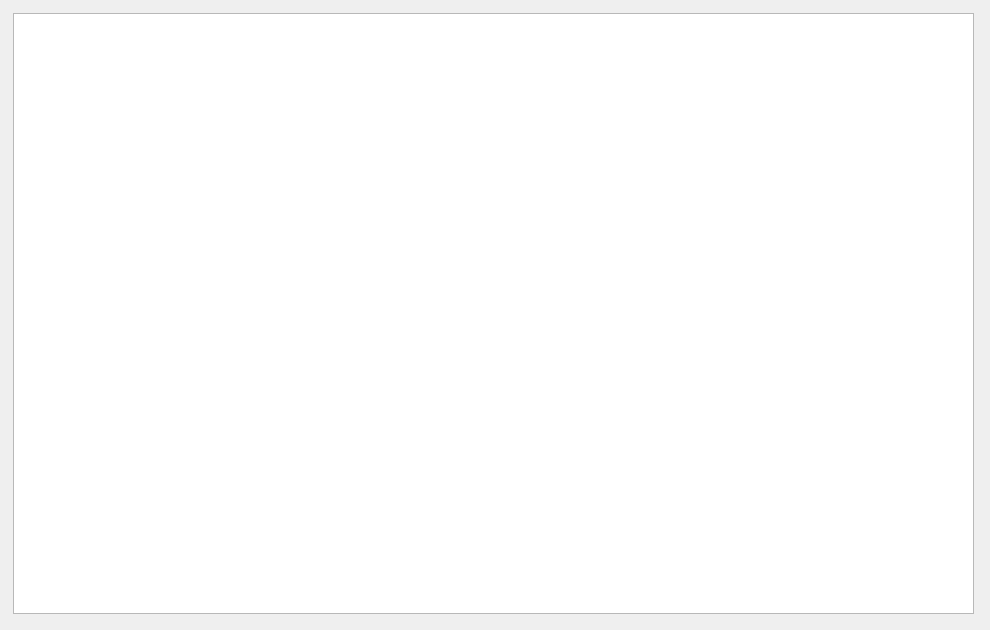
<?xml version="1.0" encoding="UTF-8"?>
<ui version="4.0">
 <class>MainWindow</class>
 <widget class="QMainWindow" name="MainWindow">
  <property name="geometry">
   <rect>
    <x>0</x>
    <y>0</y>
    <width>990</width>
    <height>630</height>
   </rect>
  </property>
  <property name="windowTitle">
   <string>Batch Media Compressor</string>
  </property>
  <property name="inputMethodHints">
   <set>Qt::ImhNone</set>
  </property>
  <widget class="QWidget" name="centralwidget">
   <widget class="QPlainTextEdit" name="txt_log_display">
    <property name="geometry">
     <rect>
      <x>13</x>
      <y>13</y>
      <width>961</width>
      <height>601</height>
     </rect>
    </property>
    <property name="undoRedoEnabled">
     <bool>false</bool>
    </property>
    <property name="lineWrapMode">
     <enum>QPlainTextEdit::NoWrap</enum>
    </property>
    <property name="readOnly">
     <bool>true</bool>
    </property>
   </widget>
  </widget>
 </widget>
 <resources/>
 <connections/>
</ui>
